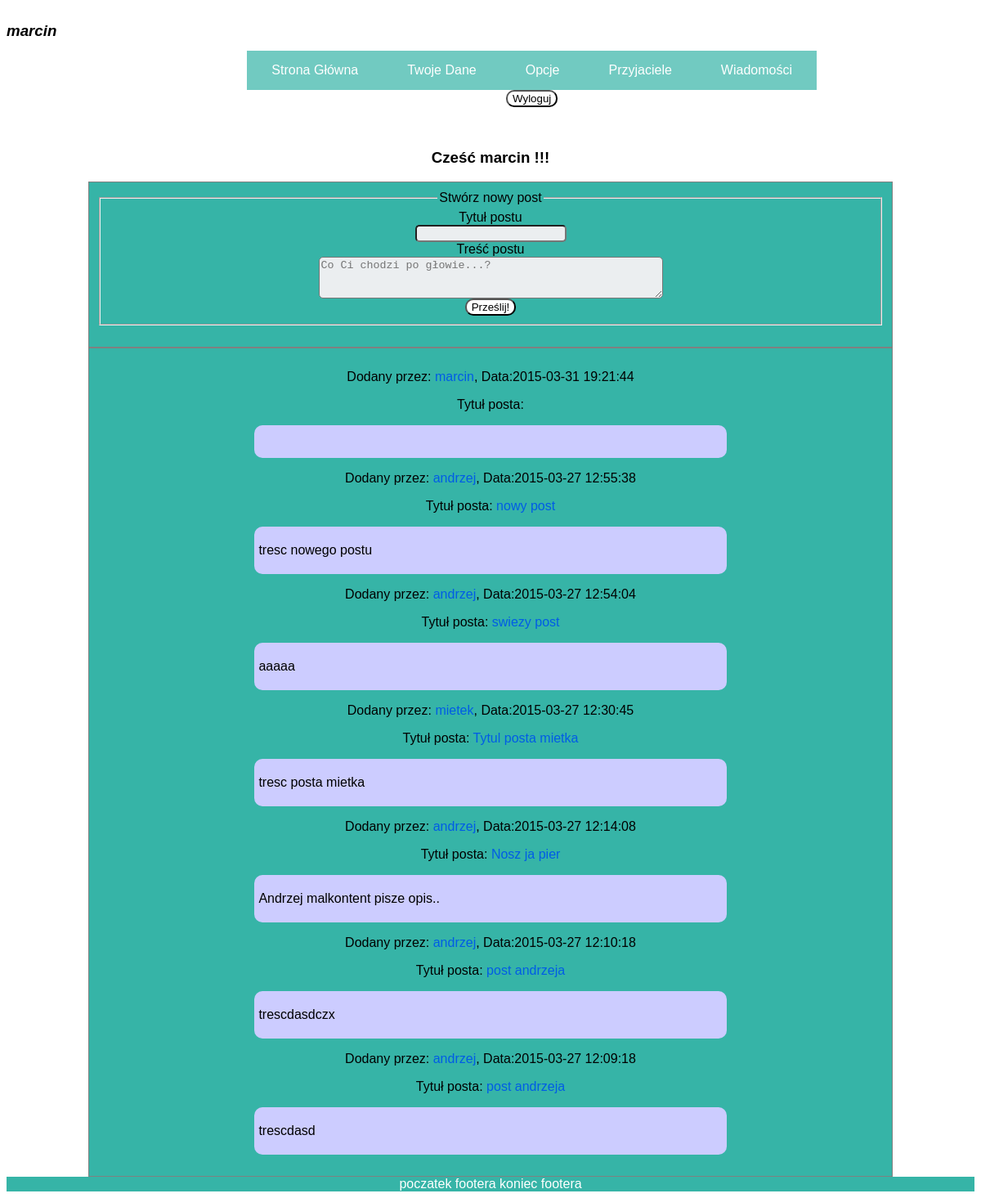
The app's page /index.php (signed in) with its own data.
### tables this page shows
CREATE TABLE `Users` (
  `id` int(11) NOT NULL AUTO_INCREMENT,
  `name` varchar(30) NOT NULL,
  `password` varchar(60) NOT NULL,
  PRIMARY KEY (`id`),
  UNIQUE KEY `name` (`name`)
);

CREATE TABLE `Posts` (
  `post_id` int(11) NOT NULL AUTO_INCREMENT,
  `user_id` int(11) NOT NULL,
  `post_name` varchar(30) DEFAULT NULL,
  `post_input` varchar(140) DEFAULT NULL,
  `post_date` datetime DEFAULT NULL,
  PRIMARY KEY (`post_id`),
  KEY `user_id` (`user_id`),
  CONSTRAINT `Posts_ibfk_1` FOREIGN KEY (`user_id`) REFERENCES `Users` (`id`)
);

### index.php (the view)
<header><?php include("header.php");?></header>
<main>
<?php
if(isset($_SESSION['user_id'])) {
	echo "<h3>Cześć  {$_SESSION['user_name']} !!! </h3> ";
echo("<div id='new_post_div'>
<form name='post_form' action='newpost.php' method='post'>
	<fieldset>
		<legend>Stwórz nowy post</legend>
		<label>Tytuł postu</label><br>
		<input type='text' name='post_name' maxlength='30'><br>
		<label>Treść postu</label><br>
		<textarea name='post_text' cols='50' rows='3' maxlength='140' placeholder='Co Ci chodzi po głowie...?'></textarea><br>
		<button type='submit' name='post_submit_button'>Prześlij!</button>
	</fieldset>
</form> ");
}
?>
</div>
<div id='container'>
	<?php
	if(isset($_SESSION['user_id'])) {
		$sql='SELECT * FROM Users JOIN Posts on Users.id=Posts.user_id ORDER BY post_date DESC';
		$result=$conn->query($sql);
		if($result->num_rows > 0) {
			while($row=$result->fetch_assoc()) {
				echo ("<p class='post-author'>
						Dodany przez: <a href='profile.php?profile_id={$row['id']}'>{$row['name']}</a>, Data:{$row['post_date']}
				</p>
				");
				echo ("<p class='post-title'>
						Tytuł posta: <a href='post.php?page_id={$row['post_id']}'>{$row['post_name']}</a>
					</p>
				");
				echo ("<p class='post-content'>
						{$row['post_input']}
						</p>
				");
			}
		}
	}
	?>
</div>
</main>
<?php include("footer.php");?>

### header.php (shortened to what this page needs)
<!DOCTYPE html>
<html>
<head>
	<link rel="stylesheet" href="style.css" type="text/css"/>
</head>
<body>
	<?php include("connection.php");?>
	<h3 class="user-name-top"><?php
	if(isset($_SESSION['user_id'])) {
		$sql="SELECT * FROM Users WHERE id={$_SESSION['user_id']}";
		$result=$conn->query($sql);
		if($result->num_rows > 0) {
			while($row=$result->fetch_assoc()) {
				echo($row['name']);
			}
		}
	}
	else {
		echo "nie jesteś zalogowany";
	}
	?></h3>
	<br>
	<ul class='main-menu'>
			<li><a href="index.php">Strona główna </a></li><?php
			if (isset($_SESSION['user_id'])) {
				echo ("<li><a href='user.php'>Twoje dane </a></li>");
				echo("<li><a href='settings.php'>Opcje </a></li>");
				echo("<li><a href='index.php'>Przyjaciele </a></li>");
			    echo ("<li><a href='messages.php'>Wiadomości </a></li>");
				echo ("<form method='post' action='logout.php'>
						<button type='submit' name='logout_button'>Wyloguj</button>
						</form>");
			}
			else {
				echo("<li><a href='register.php'>Zarejestruj się </a></li>");
				echo("<li><a href='login.php'>Zaloguj się </a></li>");
			}
			?>
	</ul>

### style.css (style rules this page uses)
body { text-align:center; font-family: "Futura PT","Verdana","Arial", sans-serif; }
.user-name-top { float:left; font-weight:bold; font-style:italic; }
ul { display: inline-block; list-style-type:none; }
ul li { display: inline-block; background:#36b4a7; opacity:0.7; text-align:center; text-transform:capitalize; }
ul li a { display:inline-block; color:white; padding-left: 30px; padding-top:15px; padding-right:30px; padding-bottom:15px; }
a { text-decoration: none; color: #005CE6; }
div { border:1px solid grey; padding: 10px 10px; background:#36b4a7; margin-left:100px; margin-right:100px; }
.post-title { background:none; margin-left:20%; margin-right:20%; }
.post-content { background: #CCCCFF; padding-top:20px; margin-left:20%; margin-right:20%; padding-bottom:20px; border-radius:10px; text-align:left; padding-left:5px; padding-right:5px; }
form input { background:#EBEEF0; border-radius:5px; }
form textarea { background:#EBEEF0; border-radius:5px; }
button { background:white; border-radius:10px; }

### records on screen
users: name "marcin"
posts: user.name "marcin", post_date "2015-03-31 19:21:44"
posts: user.name "andrzej", post_date "2015-03-27 12:55:38", post_name "nowy post", post_input "tresc nowego postu"
posts: user.name "andrzej", post_date "2015-03-27 12:54:04", post_name "swiezy post", post_input "aaaaa"
posts: user.name "mietek", post_date "2015-03-27 12:30:45", post_name "Tytul posta mietka", post_input "tresc posta mietka"
posts: user.name "andrzej", post_date "2015-03-27 12:14:08", post_name "Nosz ja pier", post_input "Andrzej malkontent pisze opis.."
posts: user.name "andrzej", post_date "2015-03-27 12:10:18", post_name "post andrzeja", post_input "trescdasdczx"
posts: user.name "andrzej", post_date "2015-03-27 12:09:18", post_name "post andrzeja", post_input "trescdasd"

### other values on screen
$_SESSION['user_name'] "marcin"
